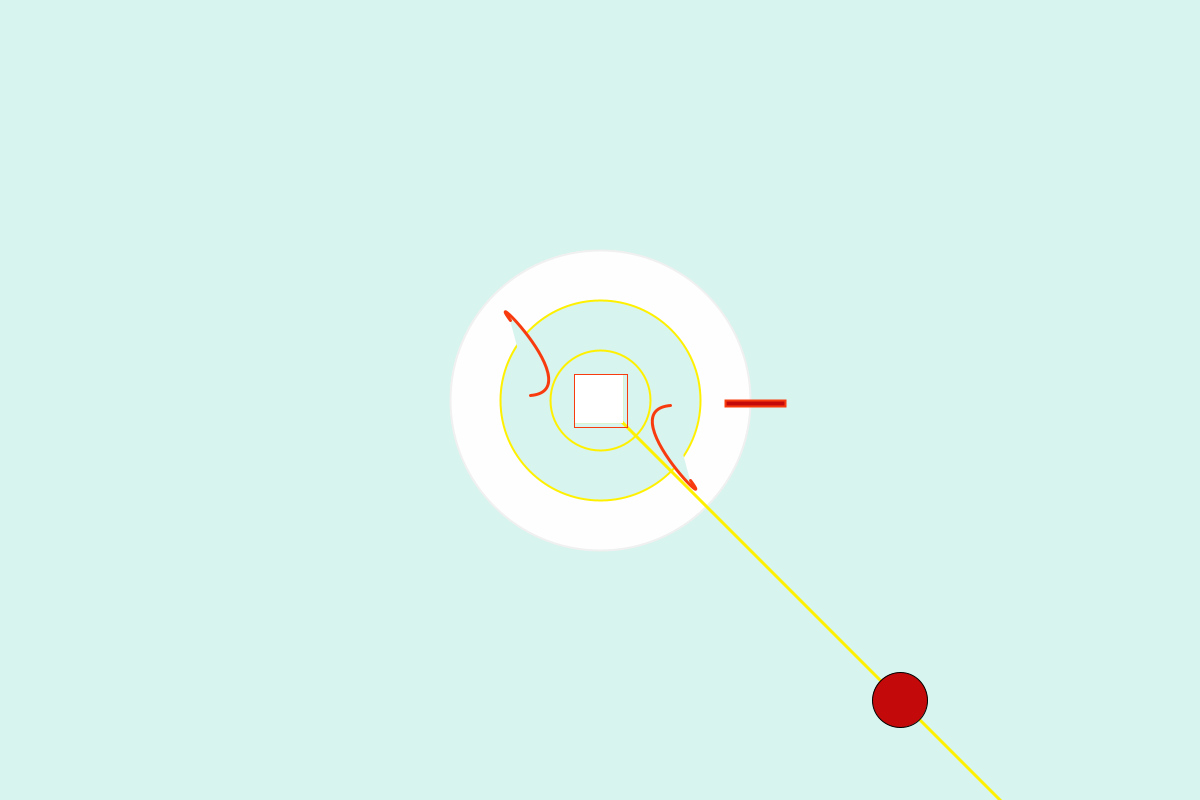
Frame 1 (no input)
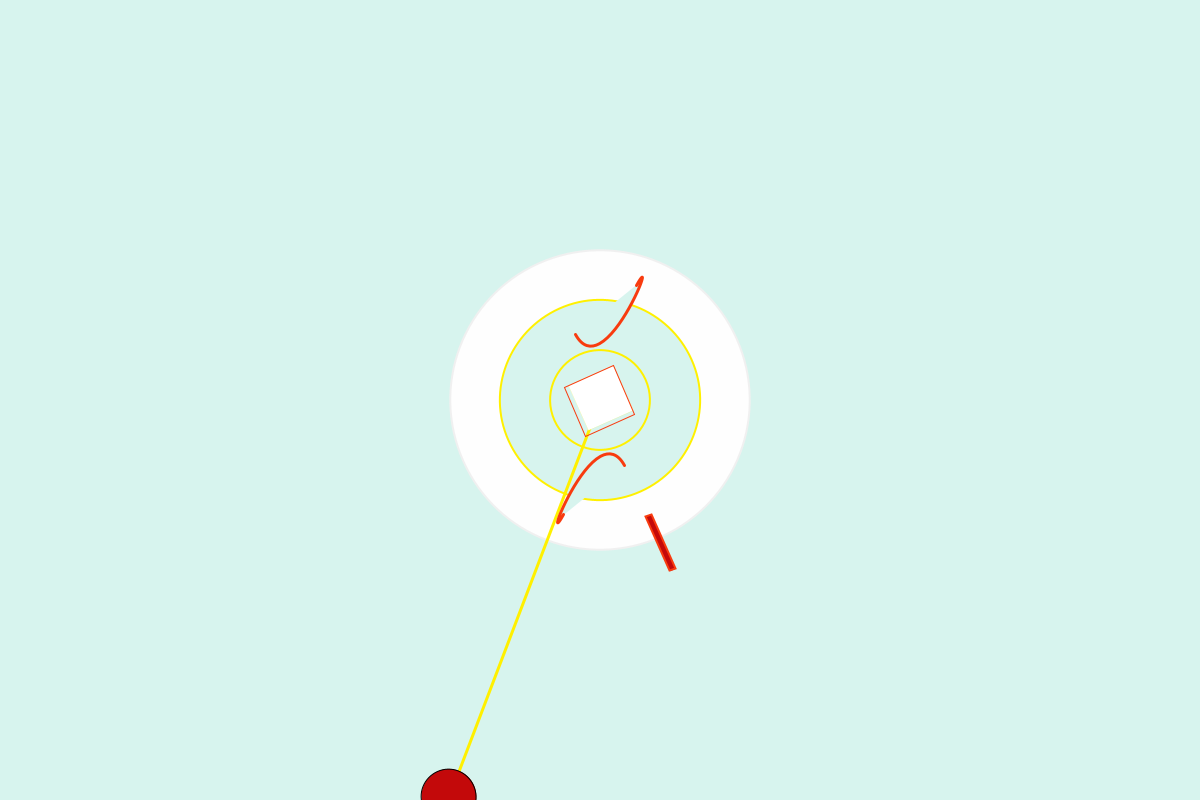
Frame 60 (the mouse pressed at the canvas centre just before this capture)
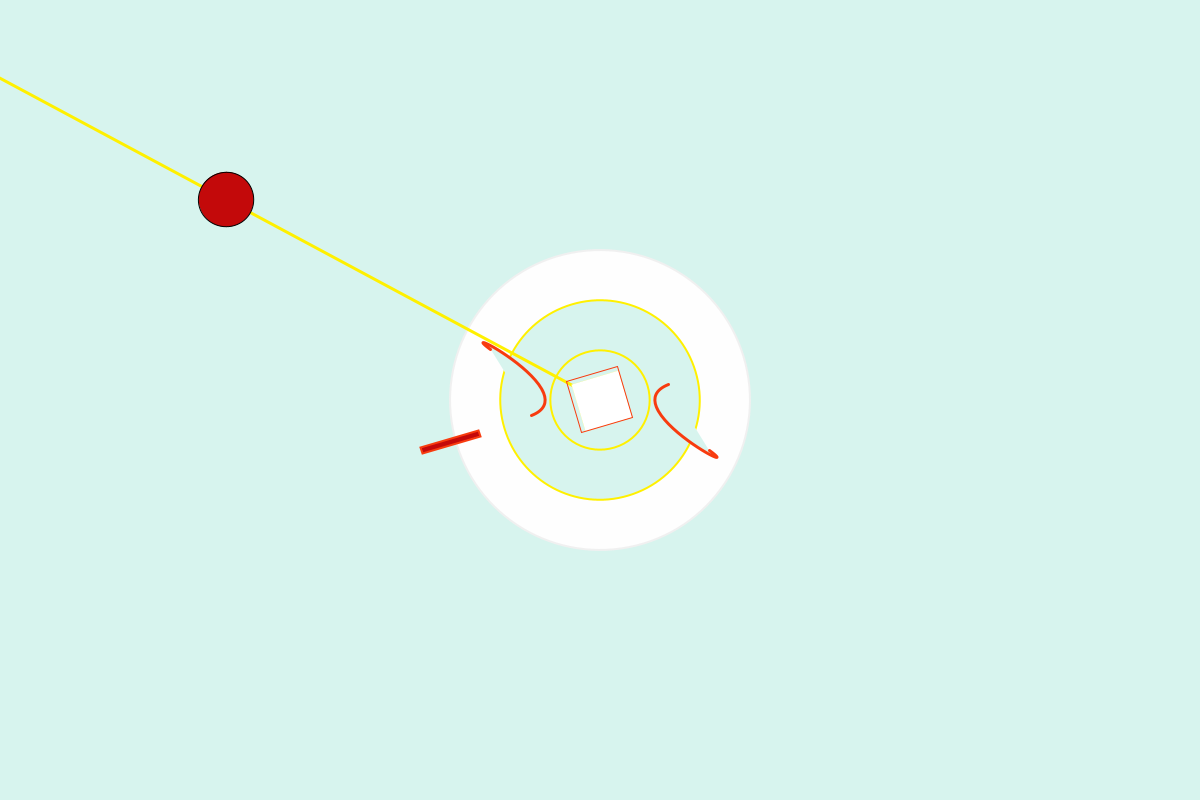
Frame 120 (the mouse held since frame 60 and released just before this capture)

The Processing sketch that drew these frames (run headless with seeded random() and noise(); from frame 60 on, the mouse is pressed at the canvas centre):

// Processing sketch: sketch_190529d
// ── sketch_190529d.pde
float a = 0.0;
float aVelocity = 0.0;
float aAcceleration = 0.01;

void setup() {
  size(1200,800);
  
}

void draw() {
  background(215, 244, 238);
  
  aAcceleration = map(mouseX,0,width,-0.01,0.01);
  a += aVelocity;
  aVelocity += aAcceleration;
  
  translate(width/2, height/2);
  rotate(a);
  
  stroke(240,240,240);
  strokeWeight(2);
  fill(254,254,254);
  ellipse(0,0,300,300);
  
  stroke(255,240,0);
  strokeWeight(2);
  fill(215, 244, 238);
  ellipse(0,0,200,200);
  
  strokeWeight(2);
  fill(215, 244, 238);
  ellipse(0,0,100,100);
  
  stroke(255,240,0);
  strokeWeight(3);
  fill(255);
  line(0, 0, 6000, 6000);
  
  //strokeWeight(3);
  //fill(255);
  //line(0, 0, -6000, -6000);
  
  strokeWeight(0);
  fill(255);
  rect(-26, -26, 49, 49);
  
  stroke(0,0,0);
  strokeWeight(1);
  fill(195,9,10);
  ellipse(300, 300, 55, 55);
  
  fill(215, 244, 238);
  stroke(248,59,15);
  strokeWeight(3);
  bezier(-70, -5, -10, -10, -120, -120, -90, -80);
  
  fill(215, 244, 238);
  stroke(248,59,15);
  strokeWeight(3);
  bezier(70, 5, 10, 10, 120, 120, 90, 80);
  
  stroke(248,59,15);
  strokeWeight(2);
  fill(196,9,10);
  rect(125, 0, 60, 6);
  
  stroke(248,59,15);
  strokeWeight(1);
  noFill();
  rect(-26, -26, 53, 53);
  



  
}
